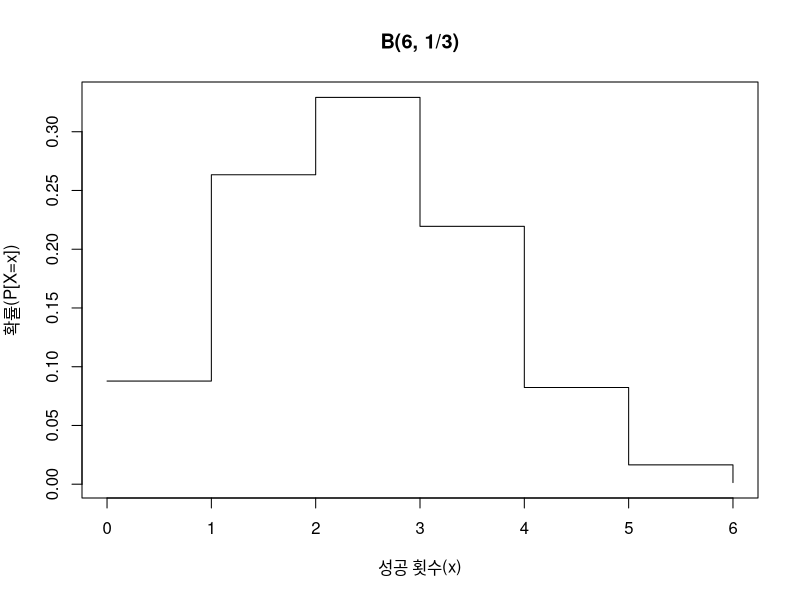

The R source for this figure:
n<-6
p<-1/3
x<-0:n

(dbinom(2, size=n, prob=p))
(dbinom(4, size=n, prob=p))
(px <- dbinom(x, size=n, prob=p))
plot(x, px, type="s",xlab="성공 횟수(x)", ylab="확률(P[X=x])", main="B(6, 1/3)")

pbinom(2, size=n, prob=p)
pbinom(4, size=n, prob=p)
pbinom(4, size=n, prob=p) - pbinom(2, size=n, prob=p)

pbinom(0.1, size=n, prob=p)
pbinom(0.5, size=n, prob=p)

rbinom(10, size=n, prob=p)
